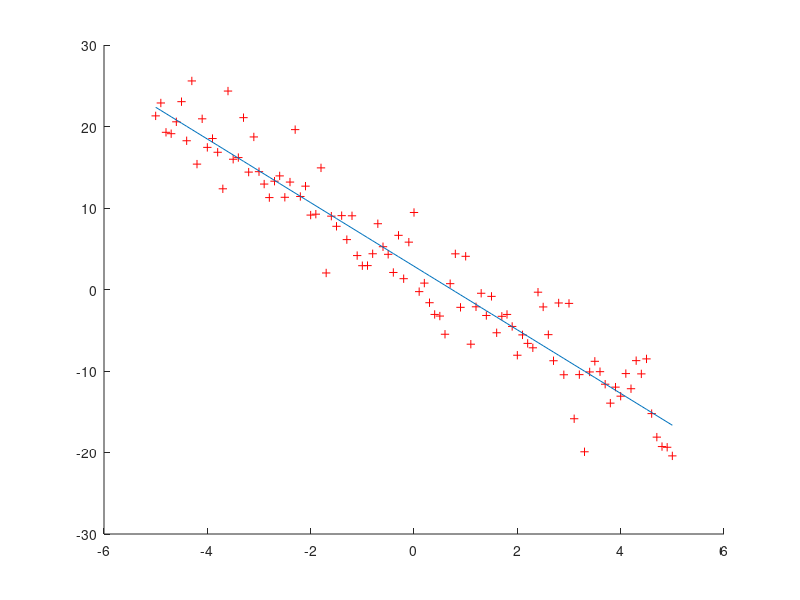
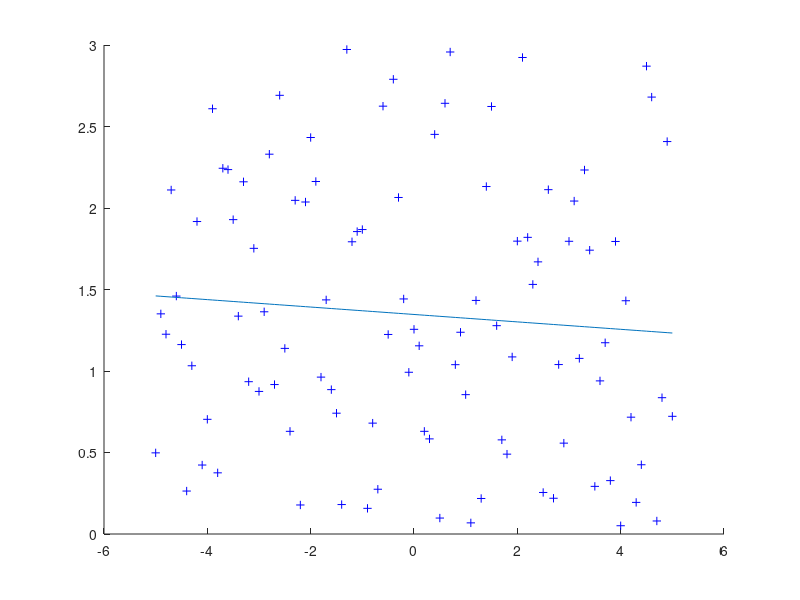

Reproduce these figures in MATLAB, in order.
%
% Linear Regression, V2.0
% y=f(x)
% Amir - 2021
%
clc
clear all
close all
 
ncf = 3.2 ;
x = [-5:0.1:5] ;
[nn, N] = size(x) ;
y = -4 .* x + 3.25 + ncf* randn(1,N) ;
figure(1)
hold on ;
plot(x,y,'r+') ;

r = rand(1,N) .* 3 ;
figure(2) ;
hold on ;
plot(x,r,'b+') ;

Z = [ ones(N,1) x(:) ] ;

a = (Z.' * Z) \ (Z.' * y(:)) ;   % a = y * pinv(Z)

b = (Z.' * Z) \ (Z.' * r(:)) ;   % b = r * pinv(Z)

yp = x .* a(2) + a(1) ;
figure(1) , plot(x,yp) ;
rp = x .* b(2) + b(1) ;
figure(2) , plot(x,rp) ;
printf('\n\n First Example: Slope= %f , Intersection= %f\n', a(2) , a(1) ) ;
printf('\n\n Second Example: Slope= %f , Intersection= %f\n', b(2) , b(1) ) ;
 
return